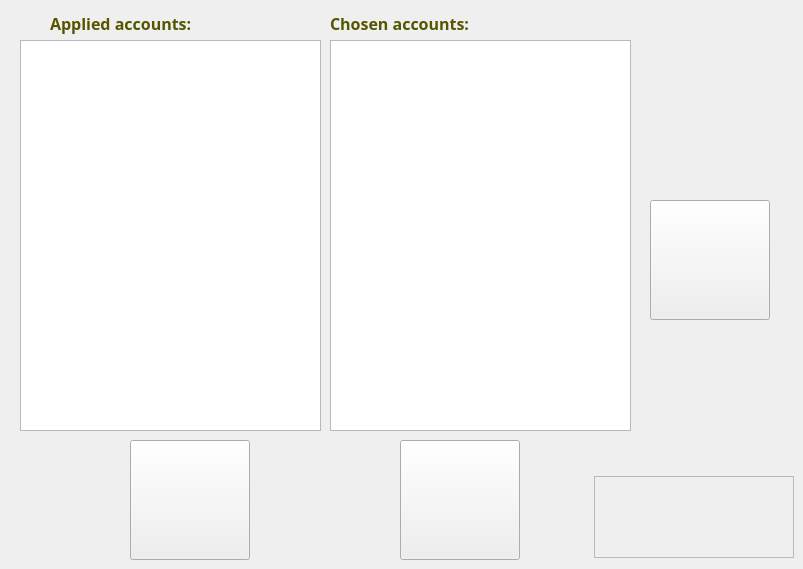
   <widget class="QWidget" name="tabRec">
    <attribute name="title">
     <string>Recruitment</string>
    </attribute>
    <widget class="QListWidget" name="listWidgetAppliedAcc">
     <property name="geometry">
      <rect>
       <x>20</x>
       <y>40</y>
       <width>301</width>
       <height>391</height>
      </rect>
     </property>
     <property name="font">
      <font>
       <family>Century Gothic</family>
      </font>
     </property>
     <property name="styleSheet">
      <string notr="true">border-image: transparent;
color: rgb(0, 0, 0);</string>
     </property>
    </widget>
    <widget class="QLabel" name="label">
     <property name="geometry">
      <rect>
       <x>50</x>
       <y>8</y>
       <width>191</width>
       <height>31</height>
      </rect>
     </property>
     <property name="font">
      <font>
       <family>Century Gothic</family>
       <pointsize>12</pointsize>
       <weight>75</weight>
       <bold>true</bold>
      </font>
     </property>
     <property name="styleSheet">
      <string notr="true">border-image:transparent;color: rgb(85, 85, 0);</string>
     </property>
     <property name="text">
      <string>Applied accounts:</string>
     </property>
    </widget>
    <widget class="QPushButton" name="chooseTranslatorButton">
     <property name="geometry">
      <rect>
       <x>130</x>
       <y>440</y>
       <width>120</width>
       <height>120</height>
      </rect>
     </property>
     <property name="toolTip">
      <string>Choose as translator</string>
     </property>
     <property name="statusTip">
      <string/>
     </property>
     <property name="styleSheet">
      <string notr="true">QPushButton{border-image: url(:/CrowdSourcing/Resources/pictures/link_shoot.png);}  
QPushButton:hover{border-image: url(:/CrowdSourcing/Resources/pictures/link_shoot_on.png);}
QPushButton:pressed{border-image: url(:/CrowdSourcing/Resources/pictures/link_shoot_clicked.png);};</string>
     </property>
     <property name="text">
      <string/>
     </property>
    </widget>
    <widget class="QFrame" name="frame_2">
     <property name="geometry">
      <rect>
       <x>594</x>
       <y>476</y>
       <width>200</width>
       <height>82</height>
      </rect>
     </property>
     <property name="styleSheet">
      <string notr="true">border-image: url(:/CrowdSourcing/Resources/pictures/zelda_logo2.png);</string>
     </property>
     <property name="frameShape">
      <enum>QFrame::StyledPanel</enum>
     </property>
     <property name="frameShadow">
      <enum>QFrame::Raised</enum>
     </property>
    </widget>
    <widget class="QPushButton" name="removeButton">
     <property name="geometry">
      <rect>
       <x>400</x>
       <y>440</y>
       <width>120</width>
       <height>120</height>
      </rect>
     </property>
     <property name="toolTip">
      <string>Remove</string>
     </property>
     <property name="styleSheet">
      <string notr="true">QPushButton{border-image: url(:/CrowdSourcing/Resources/pictures/zelda_woman.png);}  
QPushButton:hover{border-image: url(:/CrowdSourcing/Resources/pictures/zelda_woman_on.png);}
QPushButton:pressed{border-image: url(:/CrowdSourcing/Resources/pictures/zelda_woman_clicked.png);};</string>
     </property>
     <property name="text">
      <string/>
     </property>
    </widget>
    <widget class="QListWidget" name="listWidgetChosenAcc">
     <property name="geometry">
      <rect>
       <x>330</x>
       <y>40</y>
       <width>301</width>
       <height>391</height>
      </rect>
     </property>
     <property name="font">
      <font>
       <family>Century Gothic</family>
      </font>
     </property>
     <property name="styleSheet">
      <string notr="true">border-image: transparent;
color: rgb(0, 0, 0);</string>
     </property>
    </widget>
    <widget class="QLabel" name="label_21">
     <property name="geometry">
      <rect>
       <x>330</x>
       <y>8</y>
       <width>191</width>
       <height>31</height>
      </rect>
     </property>
     <property name="font">
      <font>
       <family>Century Gothic</family>
       <pointsize>12</pointsize>
       <weight>75</weight>
       <bold>true</bold>
      </font>
     </property>
     <property name="styleSheet">
      <string notr="true">border-image:transparent;color: rgb(85, 85, 0);</string>
     </property>
     <property name="text">
      <string>Chosen accounts:</string>
     </property>
    </widget>
    <widget class="QPushButton" name="endRecruitingButton">
     <property name="geometry">
      <rect>
       <x>650</x>
       <y>200</y>
       <width>120</width>
       <height>120</height>
      </rect>
     </property>
     <property name="toolTip">
      <string>End Recruiting</string>
     </property>
     <property name="statusTip">
      <string/>
     </property>
     <property name="styleSheet">
      <string notr="true">QPushButton{border-image: url(:/CrowdSourcing/Resources/pictures/zelda_hero.png);}  
QPushButton:hover{border-image: url(:/CrowdSourcing/Resources/pictures/zelda_hero_on.png);}
QPushButton:pressed{border-image: url(:/CrowdSourcing/Resources/pictures/zelda_hero_clicked.png);};</string>
     </property>
     <property name="text">
      <string/>
     </property>
    </widget>
   </widget>
